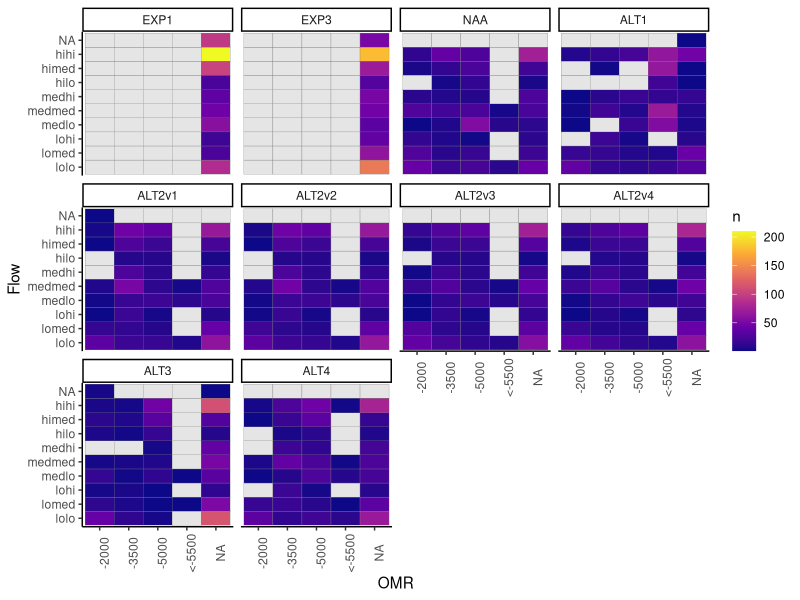
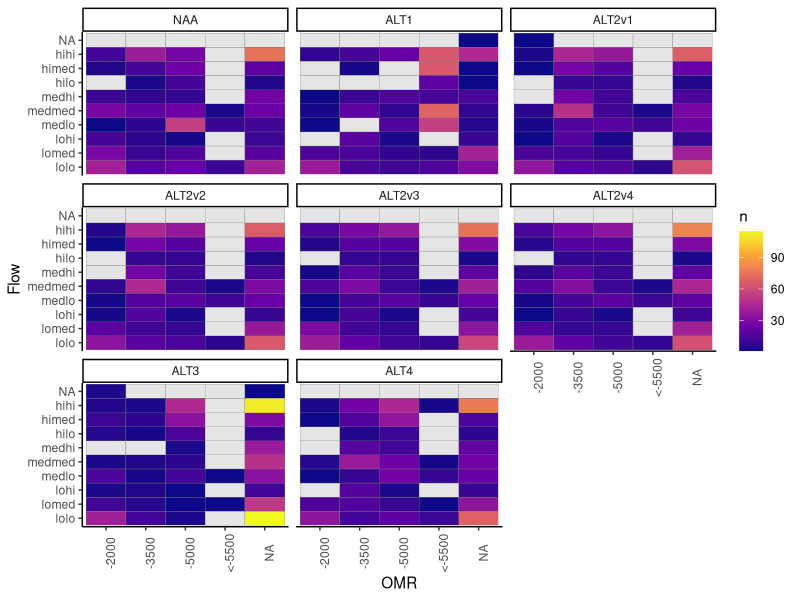
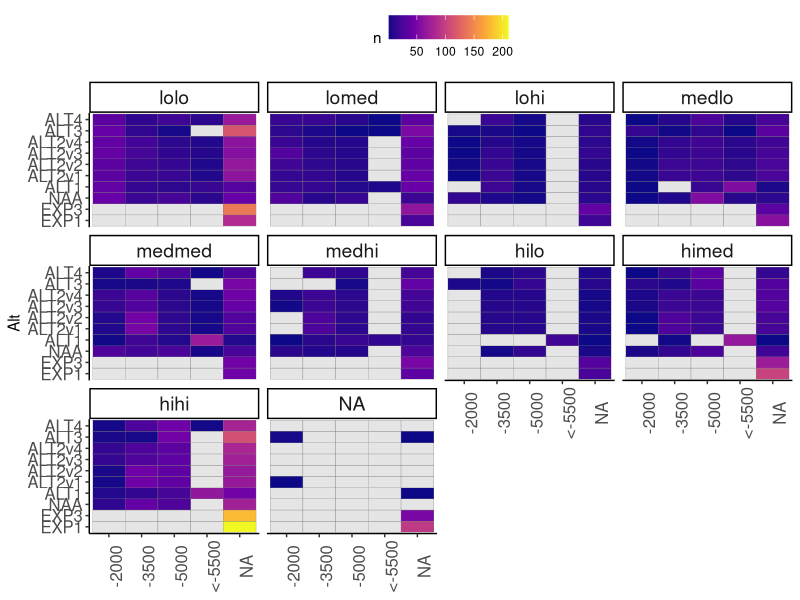
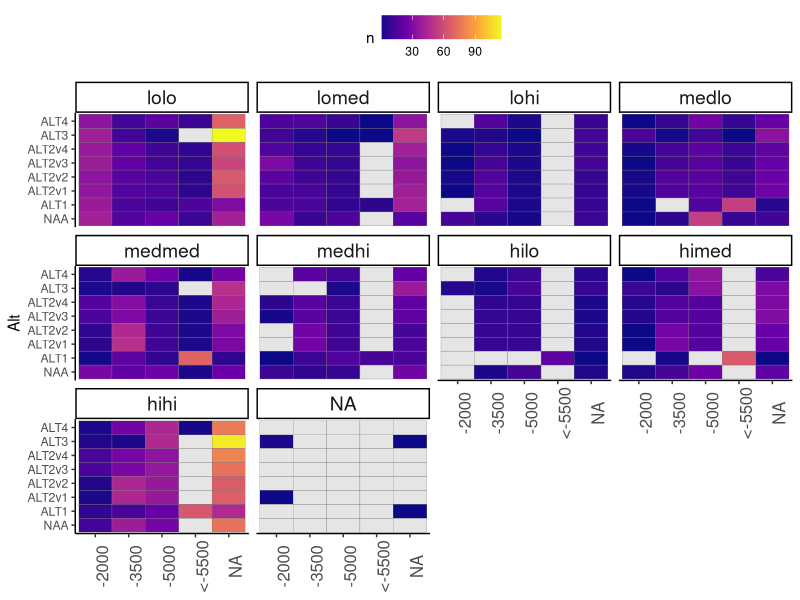
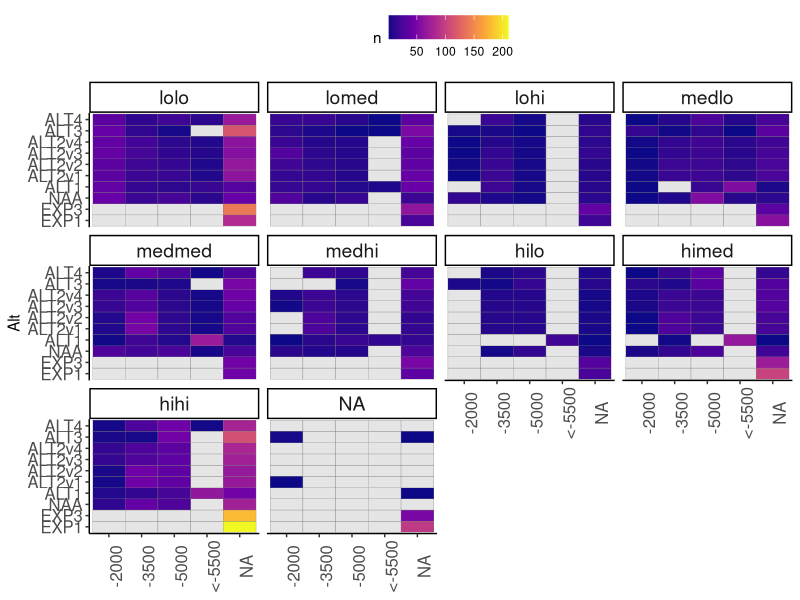
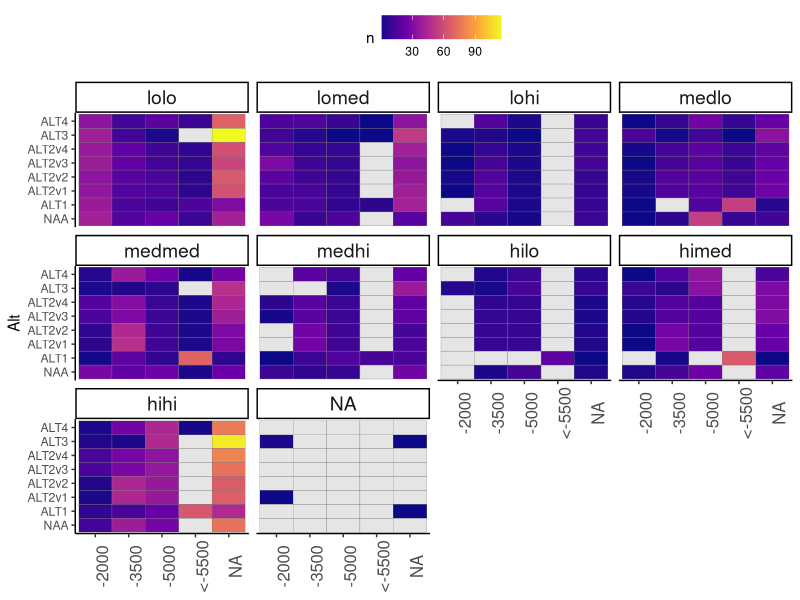

These charts were generated, in order, by the following R code: (Note: this script raises an error after producing the figures.)
##############################################
# Last updated 10/17/2023 by Catarina Pien (USBR)
# Calculate sample sizes for each alt in flow and OMR bins
# There is a version for the BA (Frequency) that needs to be edited
# and a version for ZOI which also applies to other analyses
#################################################

library(ggplot2)
library(dplyr)
library(readr)
library(readxl)
library(lubridate)
library(viridis)
library(tidyr)

# This part applies to both sections.
# Read data -------------------------------

# order
alt_order = c("EXP1", "EXP3", "NAA",
              "ALT1",
              "ALT2v1", "ALT2v2", "ALT2v3", "ALT2v4",
              "ALT3", "ALT4")
col_order = c("Flow", "OMR", "OMR_range",  "EXP1", "EXP3", "NAA",
              "ALT1",
              "ALT2v1", "ALT2v2", "ALT2v3", "ALT2v4",
              "ALT3", "ALT4")
inflow_order = c("lolo", "lomed", "lohi", "medlo", "medmed", "medhi", "hilo", "himed", "hihi", "NA")
omr_order = c("< -3500", ">= -3500")

# read in data
bins <- read_excel("data_raw/calsim/Reclamation_2021LTO_SacR_SJR_OMR_Binning_rev01_20230929_result.xlsx", skip = 5)

# rename column names
colnames(bins) <- c("Date", "Flow_EXP1", "OMR_EXP1", "Flow_EXP3", "OMR_EXP3",
                    "Flow_NAA", "OMR_NAA", "Flow_ALT1", "OMR_ALT1",
                    "Flow_ALT2v1", "OMR_ALT2v1", "Flow_ALT2v2", "OMR_ALT2v2",
                    "Flow_ALT2v3", "OMR_ALT2v3", "Flow_ALT2v4", "OMR_ALT2v4",
                    "Flow_ALT3", "OMR_ALT3", "Flow_ALT4", "OMR_ALT4")
bins2 <- bins[-1,]

# Start here for ZOI analysis. Skip to BA section for BA analysis.
# ZOI -------------------------------
## reformat ----------------------
###  make long ---------

# use bins2 for looking at sample sizes for zone of influence
bins_long <-  bins2 %>%
  pivot_longer(
    -Date,
    cols_vary = "slowest",
    names_to = c(".value", "Alt"),
    names_sep = "_"
  ) %>%
  mutate(Month = month(Date))

## filter Dec-June --------
bins_months <- bins_long %>% filter(Month %in% c(12, 1, 2, 3, 4, 5, 6))

## calculate sample sizes -----------------

bins_summary_months <- bins_months %>%
  group_by(Flow, OMR, Alt) %>%
  summarize(n = n()) %>%
  ungroup() %>%
  mutate(Alt = factor(Alt, levels = alt_order ),
         Flow = factor(Flow, levels = inflow_order)) %>%
  arrange(Flow, OMR, Alt)

# fill in groups that have no samples; replace with zero
bins_summary_complete <- bins_summary_months %>%
  complete(Flow, OMR,
           nesting(Alt),
           fill = list(n = 0))

# make tables ------------------------------------

# sample sizes
bins_months_table <- bins_summary_complete %>%
  pivot_wider(names_from = "Alt", values_from = "n", values_fill = list(n = 0)) %>%
  arrange(Flow, OMR)%>%
  mutate(Flow = factor(Flow, levels = inflow_order),
         OMR_range = case_when(OMR == "-2000" ~ "-2500 to -1500",
                               OMR == "-3500" ~ "-4000 to -3000",
                               OMR == "-5000" ~ "-5500 to -4500",
                               OMR == "<-5500" ~ "less than -5500",
                               TRUE~"NA"))
bins_months_table_v2 <- bins_months_table[, col_order]

# calculate proportion in each group by alt
bins_months_prop_table_v2 <- bins_months_table_v2 %>%
  mutate(across(EXP1:ALT4, ~.x/sum(.x))) %>%
  mutate(across(EXP1:ALT4, ~round(.x,3)))

# calculate proportion NA
not_included <- bins_summary_complete %>%
  filter((Flow == "NA" | OMR == "NA") | (Flow == "NA" & OMR == "NA")) %>%
  group_by(Alt) %>%
  summarize(num =sum(n),
            prop = num/700)

# plot results --------------------------
bins_plotting <- bins_summary_complete %>%
  mutate(n = replace(n, n == 0, NA))

ggplot(bins_plotting) + geom_tile(aes(OMR, Flow, fill = n), color = "gray50") +
  facet_wrap(~Alt) +
  # scale_fill_viridis(option = "plasma") +
  scale_fill_viridis_c(na.value = "gray90", option = "plasma") +
  theme_classic() +
  theme(axis.text.x = element_text(angle = 90) )

ggplot(bins_plotting%>% filter(!Alt %in% c("EXP1", "EXP3"))) +
  geom_tile(aes(OMR, Flow, fill = n), color = "gray50") +
  facet_wrap(~Alt) +
  scale_fill_viridis_c(na.value = "gray90", option = "plasma") +
  theme_classic() +
  theme(axis.text.x = element_text(angle = 90) )

(plot_n_alts_omr_inflow_v2 <- ggplot(bins_plotting ) +
    geom_tile(aes(OMR, Alt, fill = n), color = "gray50") +
    facet_wrap(~Flow) +
    scale_fill_viridis_c(na.value = "gray90", option = "plasma") +
    theme_classic() +
    theme(axis.text.x = element_text(angle = 90, size = 12),
          axis.title.x = element_blank(),
          axis.text.y = element_text(size = 12),
          strip.text = element_text(size = 14),
          legend.position = "top"))

(plot_n_alts_omr_inflow_noexp_v2 <-ggplot(bins_plotting %>% filter(!Alt %in% c("EXP1", "EXP3"))) +
    geom_tile(aes(OMR, Alt, fill = n), color = "gray50") +
    facet_wrap(~Flow) +
    scale_fill_viridis_c(na.value = "gray90", option = "plasma") +
    theme_classic() +
    theme(axis.text.x = element_text(angle = 90, size = 12),
          axis.title.x = element_blank(),
          strip.text = element_text(size = 14),
          legend.position = "top"))

# export------------

## write plots------------
png("figures/plot_n_alts_omr_inflow_zoi.png", width = 8, height = 8, units = "in", res = 300, pointsize = 10)
plot_n_alts_omr_inflow_v2
dev.off()

png("figures/plot_n_alts_omr_inflow_no_exp_zoi.png", width = 8, height = 8, units = "in", res = 300, pointsize = 10)
plot_n_alts_omr_inflow_noexp_v2
dev.off()

## Write tables --------------------------
write_csv(bins_months_table, "data_export/bin_samplesizes_acrossalts_zoi.csv")
write_csv(bins_months_prop_table, "data_export/bin_prop_samplesizes_acrossalts_zoi.csv")












# This part applies to BA.
# BA bins include grouping all the "NA" values into separate bins.
# BA ------------------------
## reformat ----------------------
omr_bins <- read_excel("data_raw/calsim/Reclamation_2021LTO_OMR_rev01_20231010.xlsx", skip = 11)
bins2_flow <- dplyr::select(bins2, contains("Flow"))
bins_upd <- cbind(omr_bins, bins2_flow)

colnames(bins_upd) <- c("Date", "OMR_EXP1",  "OMR_EXP3","OMR_NAA",
                     "OMR_ALT1","OMR_ALT2v1",
                    "OMR_ALT2v2","OMR_ALT2v3", "OMR_ALT2v4","OMR_ALT3","OMR_ALT4",
                    "Flow_EXP1",  "Flow_EXP3", "Flow_NAA", "Flow_ALT1",
                    "Flow_ALT2v1", "Flow_ALT2v2", "Flow_ALT2v3", "Flow_ALT2v4",
                    "Flow_ALT3", "Flow_ALT4" )

###  make long ---------

# use bins_upd for looking at frequency in the BA
bins_long <-  bins_upd %>%
  pivot_longer(
    -Date,
    cols_vary = "slowest",
    names_to = c(".value", "Alt"),
    names_sep = "_"
  ) %>%
  mutate(Month = month(Date))

### filter Dec-June --------
bins_months <- bins_long %>% filter(Month %in% c(12, 1, 2, 3, 4, 5, 6))


### regroup OMR (freq analysis only) ---------
bins_freq <- bins_months %>%
  mutate(OMR_group = case_when(OMR >= -3500 ~ ">= -3500",
                               OMR < -3500 ~ "< -3500",
                               TRUE ~ "Other")) %>%
  rename(OMR_val = OMR,
         OMR = OMR_group)

### calculate sample sizes -----------------
bins_summary_months <- bins_freq %>%
  group_by(Flow, OMR, Alt) %>%
  summarize(n = n()) %>%
  ungroup() %>%
  mutate(Alt = factor(Alt, levels = alt_order ),
         Flow = factor(Flow, levels = inflow_order),
         OMR = factor(OMR, levels = omr_order)) %>%
  arrange(Flow, OMR, Alt)

# fill in groups that have no samples; replace with zero
bins_summary_complete <- bins_summary_months %>%
  complete(Flow, OMR,
           nesting(Alt),
           fill = list(n = 0))

## make tables ------------------------------------

# sample sizes
bins_months_table <- bins_summary_complete %>%
  pivot_wider(names_from = "Alt", values_from = "n", values_fill = list(n = 0)) %>%
  arrange(Flow, OMR)%>%
  mutate(Flow = factor(Flow, levels = inflow_order),
         OMR_range = case_when(OMR == "< -3500" ~ "less than -3500",
                               OMR == ">= -3500" ~ "greater than or equal to -3500"))
bins_months_table <- bins_months_table[, col_order]

# calculate proportion in each group by alt
bins_months_prop_table <- bins_months_table %>%
  mutate(across(EXP1:ALT4, ~.x/sum(.x))) %>%
  mutate(across(EXP1:ALT4, ~round(.x,3)))

# calculate proportion NA
not_included <- bins_summary_complete %>%
  filter((Flow == "NA" | OMR == "NA") | (Flow == "NA" & OMR == "NA")) %>%
  group_by(Alt) %>%
  summarize(num =sum(n),
            prop = num/700)

## plot results --------------------------
bins_plotting <- bins_summary_complete %>%
  mutate(n = replace(n, n == 0, NA))

ggplot(bins_plotting) + geom_tile(aes(OMR, Flow, fill = n), color = "gray50") +
  facet_wrap(~Alt) +
  # scale_fill_viridis(option = "plasma") +
  scale_fill_viridis_c(na.value = "gray90", option = "plasma") +
  theme_classic() +
  theme(axis.text.x = element_text(angle = 90) )

ggplot(bins_plotting%>% filter(!Alt %in% c("EXP1", "EXP3"))) +
  geom_tile(aes(OMR, Flow, fill = n), color = "gray50") +
  facet_wrap(~Alt) +
  scale_fill_viridis_c(na.value = "gray90", option = "plasma") +
  theme_classic() +
  theme(axis.text.x = element_text(angle = 90) )

(plot_n_alts_omr_inflow <- ggplot(bins_plotting) +
    geom_tile(aes(OMR, Alt, fill = n), color = "gray50") +
    facet_wrap(~Flow) +
    scale_fill_viridis_c(na.value = "gray90", option = "plasma") +
    theme_classic() +
    theme(axis.text.x = element_text(angle = 90, size = 12),
          axis.title.x = element_blank(),
          axis.text.y = element_text(size = 12),
          strip.text = element_text(size = 14),
          legend.position = "top"))

(plot_n_alts_omr_inflow_noexp <-ggplot(bins_plotting %>% filter(!Alt %in% c("EXP1", "EXP3"))) +
    geom_tile(aes(OMR, Alt, fill = n), color = "gray50") +
    facet_wrap(~Flow) +
    scale_fill_viridis_c(na.value = "gray90", option = "plasma") +
    theme_classic() +
    theme(axis.text.x = element_text(angle = 90, size = 12),
          axis.title.x = element_blank(),
          strip.text = element_text(size = 14),
          legend.position = "top"))

## export------------

## write plots------------
png("figures/plot_n_alts_omr_inflow_freq.png", width = 8, height = 8, units = "in", res = 300, pointsize = 10)
plot_n_alts_omr_inflow
dev.off()

png("figures/plot_n_alts_omr_inflow_noexp_freq.png", width = 8, height = 8, units = "in", res = 300, pointsize = 10)
plot_n_alts_omr_inflow_noexp
dev.off()


## Write tables --------------------------
write_csv(bins_months_table, "data_export/bin_samplesizes_acrossalts_freq.csv")
write_csv(bins_months_prop_table, "data_export/bin_prop_samplesizes_acrossalts_freq.csv")


